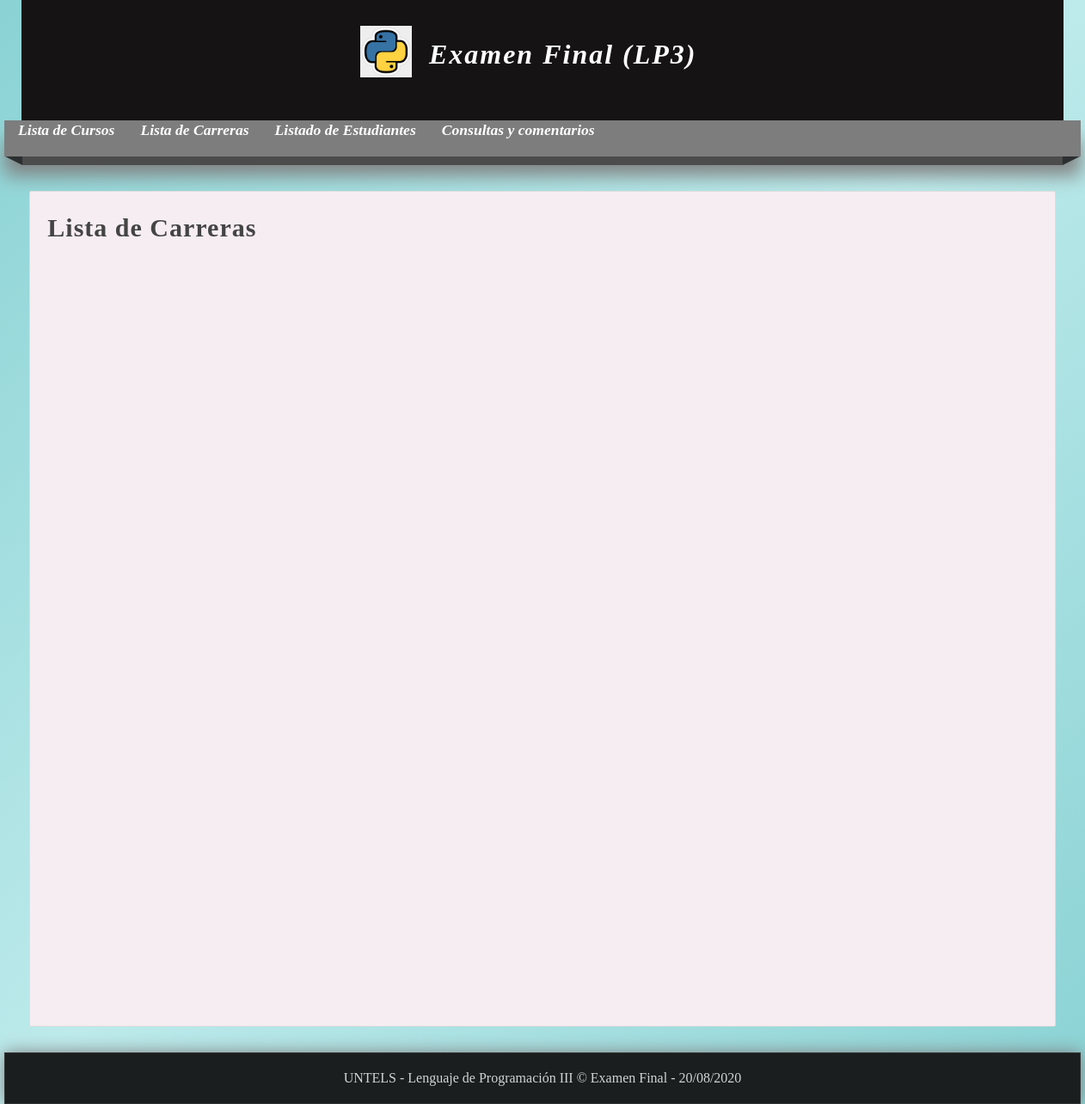
The app's page /listar-carrera/, older data.
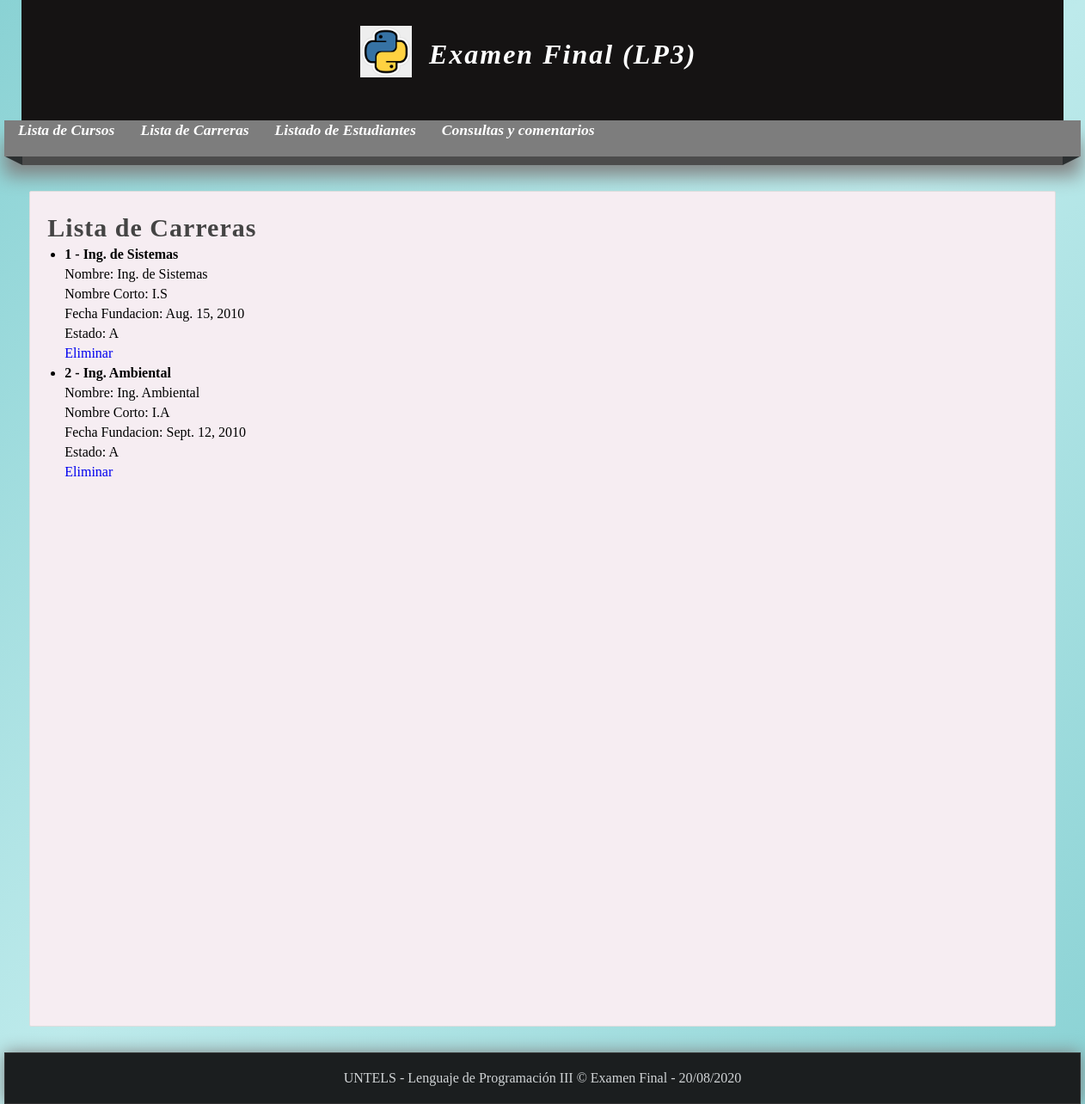
The same page, newer data.
### miapp/models.py (models this page shows)
class Carrera(models.Model):
    nombre=models.CharField(max_length=150)
    nombrecorto=models.CharField(max_length=150)
    fecha_fundacion=models.DateField()
    estado=models.TextField()

### miapp/views.py (the view)
# urls.py: path('listar-carrera/', views.listar_carrera, name="listar_carrera"),
def listar_carrera(request):
    carreras = Carrera.objects.all()
    return render(request,'listar_carrera.html',{
        'carreras': carreras,
        'titulo': 'Lista de Carreras'
    })

### miapp/templates/listar_carrera.html (shortened to what this page needs)
{% extends 'layout.html' %}
{% block content %}
    <h1 class="title">{{titulo}}</h1>
    <ul>
        {% for carrera in carreras %}
            <li>
                <h4>{{carrera.id}} - {{carrera.nombre}}</h4>
                <p>Nombre: {{carrera.nombre}}</P>
                <P>Nombre Corto: {{carrera.nombrecorto}}</P>
                <P>Fecha Fundacion: {{carrera.fecha_fundacion}}</P>
                <P>Estado: {{carrera.estado}}</P>
                <p>
                <a href="{% url 'eliminar_carrera' id=carrera.id %}">Eliminar</a>
                </p>
            </li>
        {% endfor %}
    </ul>
{% endblock %}

Row changes from the older to the newer data that the page shows:
added Carrera: id "1", nombre "Ing. de Sistemas", nombrecorto "I.S", fecha_fundacion "Aug. 15, 2010", estado "A"
added Carrera: id "2", nombre "Ing. Ambiental", nombrecorto "I.A", fecha_fundacion "Sept. 12, 2010", estado "A"
